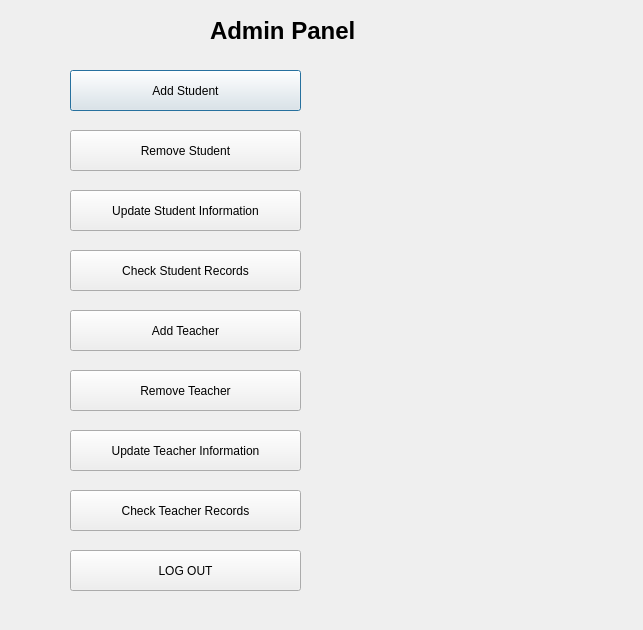
<?xml version="1.0" encoding="UTF-8"?>
<ui version="4.0">
 <class>admindes</class>
 <widget class="QDialog" name="admindes">
  <property name="geometry">
   <rect>
    <x>0</x>
    <y>0</y>
    <width>643</width>
    <height>630</height>
   </rect>
  </property>
  <property name="windowTitle">
   <string>Admin Panel</string>
  </property>
  <widget class="QLabel" name="label">
   <property name="geometry">
    <rect>
     <x>210</x>
     <y>10</y>
     <width>221</width>
     <height>41</height>
    </rect>
   </property>
   <property name="font">
    <font>
     <pointsize>18</pointsize>
     <bold>true</bold>
    </font>
   </property>
   <property name="text">
    <string>Admin Panel</string>
   </property>
  </widget>
  <widget class="QPushButton" name="pushButton">
   <property name="geometry">
    <rect>
     <x>70</x>
     <y>70</y>
     <width>231</width>
     <height>41</height>
    </rect>
   </property>
   <property name="text">
    <string>Add Student</string>
   </property>
  </widget>
  <widget class="QPushButton" name="pushButton_2">
   <property name="geometry">
    <rect>
     <x>70</x>
     <y>130</y>
     <width>231</width>
     <height>41</height>
    </rect>
   </property>
   <property name="text">
    <string>Remove Student</string>
   </property>
  </widget>
  <widget class="QPushButton" name="pushButton_3">
   <property name="geometry">
    <rect>
     <x>70</x>
     <y>190</y>
     <width>231</width>
     <height>41</height>
    </rect>
   </property>
   <property name="text">
    <string>Update Student Information</string>
   </property>
  </widget>
  <widget class="QPushButton" name="pushButton_4">
   <property name="geometry">
    <rect>
     <x>70</x>
     <y>250</y>
     <width>231</width>
     <height>41</height>
    </rect>
   </property>
   <property name="text">
    <string>Check Student Records</string>
   </property>
  </widget>
  <widget class="QPushButton" name="pushButton_5">
   <property name="geometry">
    <rect>
     <x>70</x>
     <y>310</y>
     <width>231</width>
     <height>41</height>
    </rect>
   </property>
   <property name="text">
    <string>Add Teacher</string>
   </property>
  </widget>
  <widget class="QPushButton" name="pushButton_6">
   <property name="geometry">
    <rect>
     <x>70</x>
     <y>370</y>
     <width>231</width>
     <height>41</height>
    </rect>
   </property>
   <property name="text">
    <string>Remove Teacher</string>
   </property>
  </widget>
  <widget class="QPushButton" name="pushButton_7">
   <property name="geometry">
    <rect>
     <x>70</x>
     <y>430</y>
     <width>231</width>
     <height>41</height>
    </rect>
   </property>
   <property name="text">
    <string>Update Teacher Information</string>
   </property>
  </widget>
  <widget class="QPushButton" name="pushButton_8">
   <property name="geometry">
    <rect>
     <x>70</x>
     <y>490</y>
     <width>231</width>
     <height>41</height>
    </rect>
   </property>
   <property name="text">
    <string>Check Teacher Records</string>
   </property>
  </widget>
  <widget class="QPushButton" name="pushButton_9">
   <property name="geometry">
    <rect>
     <x>70</x>
     <y>550</y>
     <width>231</width>
     <height>41</height>
    </rect>
   </property>
   <property name="text">
    <string>LOG OUT</string>
   </property>
  </widget>
 </widget>
 <resources/>
 <connections/>
</ui>
